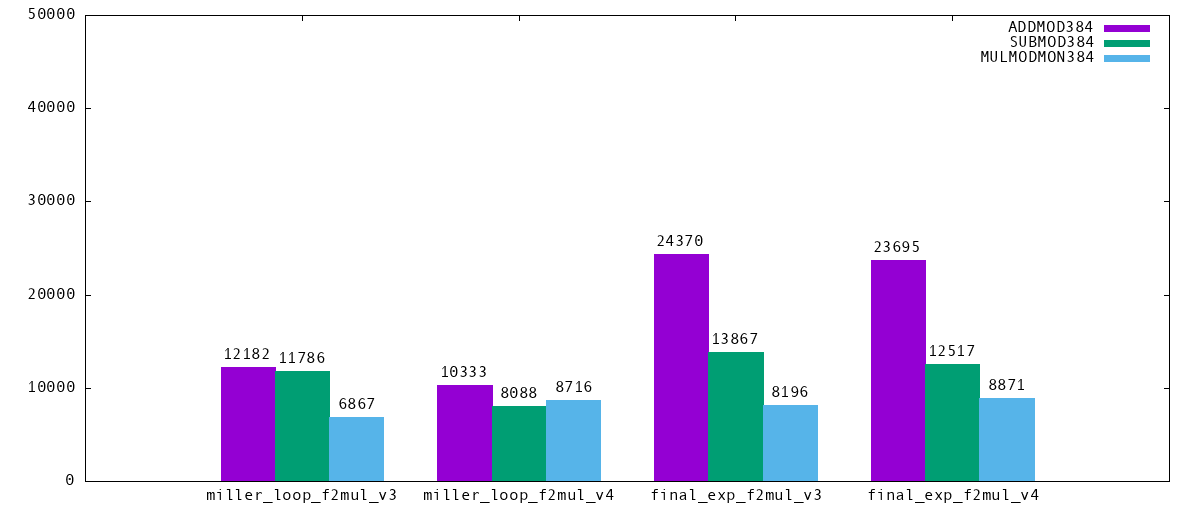

Write gnuplot code to recreate this figure.
# Opcode counts for miller loop on evm384-v7/v9 and f2mul_v3/v4
# Based on miller_loop_v3.hex and miller_loop_v4.hex

# ADDMOD384 SUBMOD384 MULMODMONT384 PUSH16 MLOAD/MSTORE others
$data << EOD
miller\\_loop\\_f2mul\\_v3    12182    11786     6867
miller\\_loop\\_f2mul\\_v4    10333     8088     8716
final\\_exp\\_f2mul\\_v3    24370    13867     8196
final\\_exp\\_f2mul\\_v4    23695    12517     8871
EOD

set term png nocrop enhanced font "monospace,12"  size 1200,512
set output 'figure1_v3_vs_v4.png'
set auto x
set boxwidth 1
set style fill solid 1.00
set style histogram clustered gap 1
set yrange [0:50000]
plot "$data" u 2:xtic(1) with histogram title "ADDMOD384",\
     "$data" u 3 with histogram title "SUBMOD384",\
     "$data" u 4 with histogram title "MULMODMON384",\
     "$data" u 0:2:2 with labels font "monospace,12" offset -5.5,0.8 title " ",\
     "$data" u 0:3:3 with labels font "monospace,12" offset 0,0.8 title " ",\
     "$data" u 0:4:4 with labels font "monospace,12" offset 5.5,0.8 title " "
